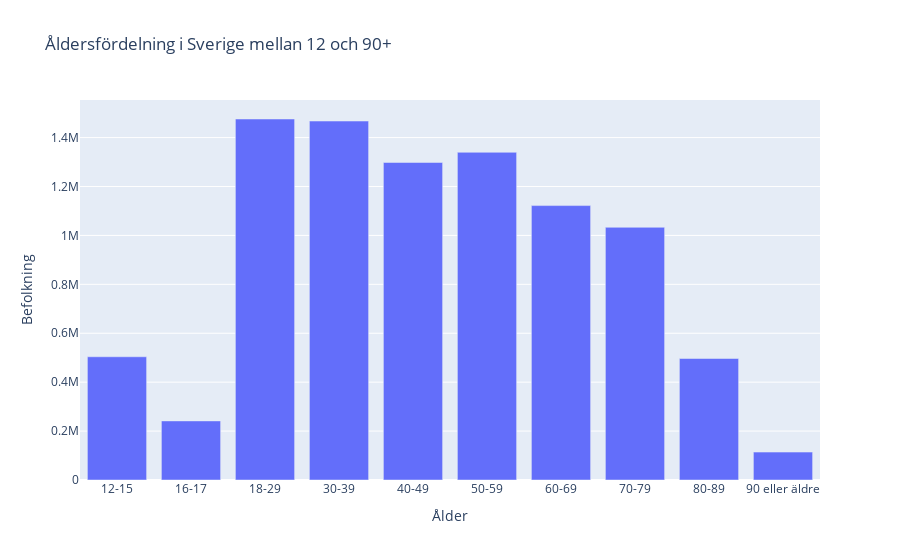

Notebook source saved alongside this figure:
### Code cell
# e)  Rita upp ålderfördelningen i ett diagram (vaccin_dataset)

age_vaccindata = vaccindata.groupby(["Ålder"]).sum(numeric_only = True).reset_index()
fig = px.bar(age_vaccindata, x = "Ålder", y = "Befolkning", title = "Åldersfördelning i Sverige mellan 12 och 90+")
fig.write_image("Visualiseringar/Åldersfördelning_Covid19_Dataset.png")
fig.show()

### Figure 1 — Plotly figure (JSON) as saved in the notebook; plotly's stock layout.template omitted (floating-point values rounded to 4 significant figures)
{"data": [{"alignmentgroup": "True", "hovertemplate": "Ålder=%{x}<br>Befolkning=%{y}<extra></extra>", "legendgroup": "", "marker": {"color": "#636efa", "pattern": {"shape": ""}}, "name": "", "offsetgroup": "", "orientation": "v", "showlegend": false, "textposition": "auto", "type": "bar", "x": ["12-15", "16-17", "18-29", "30-39", "40-49", "50-59", "60-69", "70-79", "80-89", "90 eller äldre"], "xaxis": "x", "y": [503831, 241539, 1475950, 1467590, 1298156, 1339798, 1121922, 1033113, 496750, 114141], "yaxis": "y"}], "layout": {"barmode": "relative", "legend": {"tracegroupgap": 0}, "title": {"text": "Åldersfördelning i Sverige mellan 12 och 90+"}, "xaxis": {"anchor": "y", "domain": [0, 1], "title": {"text": "Ålder"}}, "yaxis": {"anchor": "x", "domain": [0, 1], "title": {"text": "Befolkning"}}}}
